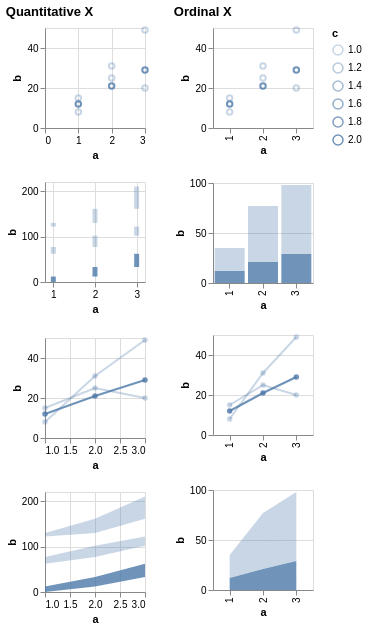

The specification (Vega-Lite) saved for this image:
### Vega specification from a JSON file in a GitHub repository (floating-point values rounded to 4 significant figures)
{"$schema": "https://vega.github.io/schema/vega/v5.json", "description": "Testing invalid", "background": "white", "padding": 5, "data": [{"name": "source_0", "values": [{"a": 1, "b": 15, "c": 1}, {"a": 2, "b": 25, "c": 1}, {"a": 3, "b": 20, "c": 1}, {"a": 1, "b": 12, "c": 2}, {"a": 2, "b": 21, "c": 2}, {"a": 3, "b": 29, "c": 2}, {"a": 1, "b": 8, "c": null}, {"a": 2, "b": 31, "c": null}, {"a": 3, "b": 49, "c": null}]}, {"name": "data_0", "source": "source_0", "transform": [{"type": "formula", "expr": "toNumber(datum[\"a\"])", "as": "a"}]}, {"name": "data_2", "source": "data_0", "transform": [{"type": "stack", "groupby": [], "field": "b", "sort": {"field": ["c"], "order": ["descending"]}, "as": ["b_start", "b_end"], "offset": "zero"}]}, {"name": "data_3", "source": "data_0", "transform": [{"type": "stack", "groupby": [], "field": "b", "sort": {"field": ["c"], "order": ["descending"]}, "as": ["b_start", "b_end"], "offset": "zero"}]}, {"name": "data_4", "source": "data_0", "transform": [{"type": "stack", "groupby": ["a"], "field": "b", "sort": {"field": ["c"], "order": ["descending"]}, "as": ["b_start", "b_end"], "offset": "zero"}]}, {"name": "data_5", "source": "data_0", "transform": [{"type": "impute", "field": "b", "groupby": ["c"], "key": "a", "method": "value", "value": 0}, {"type": "stack", "groupby": ["a"], "field": "b", "sort": {"field": ["c"], "order": ["descending"]}, "as": ["b_start", "b_end"], "offset": "zero"}]}], "signals": [{"name": "childWidth", "value": 100}, {"name": "concat_0_childHeight", "value": 100}, {"name": "concat_1_childHeight", "value": 100}], "layout": {"padding": 20, "bounds": "full", "align": "each"}, "marks": [{"type": "group", "name": "concat_0_group", "title": {"text": "Quantitative X", "anchor": "start"}, "layout": {"padding": 20, "columns": 1, "bounds": "full", "align": "each"}, "marks": [{"type": "group", "name": "concat_0_concat_0_group", "style": "cell", "encode": {"update": {"width": {"signal": "childWidth"}, "height": {"signal": "concat_0_childHeight"}}}, "marks": [{"name": "concat_0_concat_0_marks", "type": "symbol", "style": ["point"], "from": {"data": "data_0"}, "encode": {"update": {"opacity": [{"test": "!isValid(datum[\"c\"]) || !isFinite(+datum[\"c\"])", "signal": "scale('opacity', inrange(0, domain('opacity')) ? 0 : domain('opacity')[0])"}, {"scale": "opacity", "field": "c"}], "fill": {"value": "transparent"}, "stroke": {"value": "#4c78a8"}, "tooltip": {"signal": "{\"a\": format(datum[\"a\"], \"\"), \"b\": format(datum[\"b\"], \"\"), \"c\": format(datum[\"c\"], \"\")}"}, "ariaRoleDescription": {"value": "point"}, "description": {"signal": "\"a: \" + (format(datum[\"a\"], \"\")) + \"; b: \" + (format(datum[\"b\"], \"\")) + \"; c: \" + (format(datum[\"c\"], \"\"))"}, "x": [{"test": "!isValid(datum[\"a\"]) || !isFinite(+datum[\"a\"])", "scale": "concat_0_concat_0_x", "value": 0}, {"scale": "concat_0_concat_0_x", "field": "a"}], "y": [{"test": "!isValid(datum[\"b\"]) || !isFinite(+datum[\"b\"])", "scale": "concat_0_concat_0_y", "value": 0}, {"scale": "concat_0_concat_0_y", "field": "b"}]}}}], "axes": [{"scale": "concat_0_concat_0_x", "orient": "bottom", "gridScale": "concat_0_concat_0_y", "grid": true, "tickCount": {"signal": "ceil(childWidth/40)"}, "domain": false, "labels": false, "aria": false, "maxExtent": 0, "minExtent": 0, "ticks": false, "zindex": 0}, {"scale": "concat_0_concat_0_y", "orient": "left", "gridScale": "concat_0_concat_0_x", "grid": true, "tickCount": {"signal": "ceil(concat_0_childHeight/40)"}, "domain": false, "labels": false, "aria": false, "maxExtent": 0, "minExtent": 0, "ticks": false, "zindex": 0}, {"scale": "concat_0_concat_0_x", "orient": "bottom", "grid": false, "title": "a", "labelFlush": true, "labelOverlap": true, "tickCount": {"signal": "ceil(childWidth/40)"}, "zindex": 0}, {"scale": "concat_0_concat_0_y", "orient": "left", "grid": false, "title": "b", "labelOverlap": true, "tickCount": {"signal": "ceil(concat_0_childHeight/40)"}, "zindex": 0}]}, {"type": "group", "name": "concat_0_concat_1_group", "style": "cell", "encode": {"update": {"width": {"signal": "childWidth"}, "height": {"signal": "concat_0_childHeight"}}}, "marks": [{"name": "concat_0_concat_1_marks", "type": "rect", "style": ["bar"], "from": {"data": "data_2"}, "encode": {"update": {"fill": {"value": "#4c78a8"}, "opacity": [{"test": "!isValid(datum[\"c\"]) || !isFinite(+datum[\"c\"])", "signal": "scale('opacity', inrange(0, domain('opacity')) ? 0 : domain('opacity')[0])"}, {"scale": "opacity", "field": "c"}], "tooltip": {"signal": "{\"a\": format(datum[\"a\"], \"\"), \"b\": format(datum[\"b\"], \"\"), \"c\": format(datum[\"c\"], \"\")}"}, "ariaRoleDescription": {"value": "bar"}, "description": {"signal": "\"a: \" + (format(datum[\"a\"], \"\")) + \"; b: \" + (format(datum[\"b\"], \"\")) + \"; c: \" + (format(datum[\"c\"], \"\"))"}, "xc": [{"test": "!isValid(datum[\"a\"]) || !isFinite(+datum[\"a\"])", "signal": "scale('concat_0_concat_1_x', inrange(0, domain('concat_0_concat_1_x')) ? 0 : domain('concat_0_concat_1_x')[0])"}, {"scale": "concat_0_concat_1_x", "field": "a"}], "width": {"value": 5}, "y": {"scale": "concat_0_concat_1_y", "field": "b_end"}, "y2": {"scale": "concat_0_concat_1_y", "field": "b_start"}}}}], "axes": [{"scale": "concat_0_concat_1_x", "orient": "bottom", "gridScale": "concat_0_concat_1_y", "grid": true, "tickCount": {"signal": "ceil(childWidth/40)"}, "domain": false, "labels": false, "aria": false, "maxExtent": 0, "minExtent": 0, "ticks": false, "zindex": 0}, {"scale": "concat_0_concat_1_y", "orient": "left", "gridScale": "concat_0_concat_1_x", "grid": true, "tickCount": {"signal": "ceil(concat_0_childHeight/40)"}, "domain": false, "labels": false, "aria": false, "maxExtent": 0, "minExtent": 0, "ticks": false, "zindex": 0}, {"scale": "concat_0_concat_1_x", "orient": "bottom", "grid": false, "title": "a", "labelFlush": true, "labelOverlap": true, "tickCount": {"signal": "ceil(childWidth/40)"}, "zindex": 0}, {"scale": "concat_0_concat_1_y", "orient": "left", "grid": false, "title": "b", "labelOverlap": true, "tickCount": {"signal": "ceil(concat_0_childHeight/40)"}, "zindex": 0}]}, {"type": "group", "name": "concat_0_concat_2_group", "style": "cell", "encode": {"update": {"width": {"signal": "childWidth"}, "height": {"signal": "concat_0_childHeight"}}}, "marks": [{"name": "concat_0_concat_2_layer_0_pathgroup", "type": "group", "from": {"facet": {"name": "faceted_path_concat_0_concat_2_layer_0_main", "data": "data_0", "groupby": ["c"]}}, "encode": {"update": {"width": {"field": {"group": "width"}}, "height": {"field": {"group": "height"}}}}, "marks": [{"name": "concat_0_concat_2_layer_0_marks", "type": "line", "style": ["line"], "sort": {"field": "x"}, "from": {"data": "faceted_path_concat_0_concat_2_layer_0_main"}, "encode": {"update": {"stroke": {"value": "#4c78a8"}, "opacity": [{"test": "!isValid(datum[\"c\"]) || !isFinite(+datum[\"c\"])", "signal": "scale('opacity', inrange(0, domain('opacity')) ? 0 : domain('opacity')[0])"}, {"scale": "opacity", "field": "c"}], "tooltip": {"signal": "{\"a\": format(datum[\"a\"], \"\"), \"b\": format(datum[\"b\"], \"\"), \"c\": format(datum[\"c\"], \"\")}"}, "description": {"signal": "\"a: \" + (format(datum[\"a\"], \"\")) + \"; b: \" + (format(datum[\"b\"], \"\")) + \"; c: \" + (format(datum[\"c\"], \"\"))"}, "x": [{"test": "!isValid(datum[\"a\"]) || !isFinite(+datum[\"a\"])", "signal": "scale('concat_0_concat_2_x', inrange(0, domain('concat_0_concat_2_x')) ? 0 : domain('concat_0_concat_2_x')[0])"}, {"scale": "concat_0_concat_2_x", "field": "a"}], "y": [{"test": "!isValid(datum[\"b\"]) || !isFinite(+datum[\"b\"])", "scale": "concat_0_concat_2_y", "value": 0}, {"scale": "concat_0_concat_2_y", "field": "b"}]}}}]}, {"name": "concat_0_concat_2_layer_1_marks", "type": "symbol", "style": ["point"], "from": {"data": "data_0"}, "encode": {"update": {"opacity": [{"test": "!isValid(datum[\"c\"]) || !isFinite(+datum[\"c\"])", "signal": "scale('opacity', inrange(0, domain('opacity')) ? 0 : domain('opacity')[0])"}, {"scale": "opacity", "field": "c"}], "fill": {"value": "#4c78a8"}, "tooltip": {"signal": "{\"a\": format(datum[\"a\"], \"\"), \"b\": format(datum[\"b\"], \"\"), \"c\": format(datum[\"c\"], \"\")}"}, "ariaRoleDescription": {"value": "point"}, "description": {"signal": "\"a: \" + (format(datum[\"a\"], \"\")) + \"; b: \" + (format(datum[\"b\"], \"\")) + \"; c: \" + (format(datum[\"c\"], \"\"))"}, "x": [{"test": "!isValid(datum[\"a\"]) || !isFinite(+datum[\"a\"])", "signal": "scale('concat_0_concat_2_x', inrange(0, domain('concat_0_concat_2_x')) ? 0 : domain('concat_0_concat_2_x')[0])"}, {"scale": "concat_0_concat_2_x", "field": "a"}], "y": [{"test": "!isValid(datum[\"b\"]) || !isFinite(+datum[\"b\"])", "scale": "concat_0_concat_2_y", "value": 0}, {"scale": "concat_0_concat_2_y", "field": "b"}]}}}], "axes": [{"scale": "concat_0_concat_2_x", "orient": "bottom", "gridScale": "concat_0_concat_2_y", "grid": true, "tickCount": {"signal": "ceil(childWidth/40)"}, "domain": false, "labels": false, "aria": false, "maxExtent": 0, "minExtent": 0, "ticks": false, "zindex": 0}, {"scale": "concat_0_concat_2_y", "orient": "left", "gridScale": "concat_0_concat_2_x", "grid": true, "tickCount": {"signal": "ceil(concat_0_childHeight/40)"}, "domain": false, "labels": false, "aria": false, "maxExtent": 0, "minExtent": 0, "ticks": false, "zindex": 0}, {"scale": "concat_0_concat_2_x", "orient": "bottom", "grid": false, "title": "a", "labelFlush": true, "labelOverlap": true, "tickCount": {"signal": "ceil(childWidth/40)"}, "zindex": 0}, {"scale": "concat_0_concat_2_y", "orient": "left", "grid": false, "title": "b", "labelOverlap": true, "tickCount": {"signal": "ceil(concat_0_childHeight/40)"}, "zindex": 0}]}, {"type": "group", "name": "concat_0_concat_3_group", "style": "cell", "encode": {"update": {"width": {"signal": "childWidth"}, "height": {"signal": "concat_0_childHeight"}}}, "marks": [{"name": "concat_0_concat_3_pathgroup", "type": "group", "from": {"facet": {"name": "faceted_path_concat_0_concat_3_main", "data": "data_3", "groupby": ["c"]}}, "encode": {"update": {"width": {"field": {"group": "width"}}, "height": {"field": {"group": "height"}}}}, "marks": [{"name": "concat_0_concat_3_marks", "type": "area", "style": ["area"], "sort": {"field": "x"}, "from": {"data": "faceted_path_concat_0_concat_3_main"}, "encode": {"update": {"orient": {"value": "vertical"}, "fill": {"value": "#4c78a8"}, "opacity": [{"test": "!isValid(datum[\"c\"]) || !isFinite(+datum[\"c\"])", "signal": "scale('opacity', inrange(0, domain('opacity')) ? 0 : domain('opacity')[0])"}, {"scale": "opacity", "field": "c"}], "tooltip": {"signal": "{\"a\": format(datum[\"a\"], \"\"), \"b\": format(datum[\"b\"], \"\"), \"c\": format(datum[\"c\"], \"\")}"}, "description": {"signal": "\"a: \" + (format(datum[\"a\"], \"\")) + \"; b: \" + (format(datum[\"b\"], \"\")) + \"; c: \" + (format(datum[\"c\"], \"\"))"}, "x": [{"test": "!isValid(datum[\"a\"]) || !isFinite(+datum[\"a\"])", "signal": "scale('concat_0_concat_3_x', inrange(0, domain('concat_0_concat_3_x')) ? 0 : domain('concat_0_concat_3_x')[0])"}, {"scale": "concat_0_concat_3_x", "field": "a"}], "y": {"scale": "concat_0_concat_3_y", "field": "b_end"}, "y2": {"scale": "concat_0_concat_3_y", "field": "b_start"}}}}]}], "axes": [{"scale": "concat_0_concat_3_x", "orient": "bottom", "gridScale": "concat_0_concat_3_y", "grid": true, "tickCount": {"signal": "ceil(childWidth/40)"}, "domain": false, "labels": false, "aria": false, "maxExtent": 0, "minExtent": 0, "ticks": false, "zindex": 0}, {"scale": "concat_0_concat_3_y", "orient": "left", "gridScale": "concat_0_concat_3_x", "grid": true, "tickCount": {"signal": "ceil(concat_0_childHeight/40)"}, "domain": false, "labels": false, "aria": false, "maxExtent": 0, "minExtent": 0, "ticks": false, "zindex": 0}, {"scale": "concat_0_concat_3_x", "orient": "bottom", "grid": false, "title": "a", "labelFlush": true, "labelOverlap": true, "tickCount": {"signal": "ceil(childWidth/40)"}, "zindex": 0}, {"scale": "concat_0_concat_3_y", "orient": "left", "grid": false, "title": "b", "labelOverlap": true, "tickCount": {"signal": "ceil(concat_0_childHeight/40)"}, "zindex": 0}]}]}, {"type": "group", "name": "concat_1_group", "title": {"text": "Ordinal X", "anchor": "start"}, "layout": {"padding": 20, "columns": 1, "bounds": "full", "align": "each"}, "marks": [{"type": "group", "name": "concat_1_concat_0_group", "style": "cell", "encode": {"update": {"width": {"signal": "childWidth"}, "height": {"signal": "concat_1_childHeight"}}}, "marks": [{"name": "concat_1_concat_0_marks", "type": "symbol", "style": ["point"], "from": {"data": "data_0"}, "encode": {"update": {"opacity": [{"test": "!isValid(datum[\"c\"]) || !isFinite(+datum[\"c\"])", "signal": "scale('opacity', inrange(0, domain('opacity')) ? 0 : domain('opacity')[0])"}, {"scale": "opacity", "field": "c"}], "fill": {"value": "transparent"}, "stroke": {"value": "#4c78a8"}, "tooltip": {"signal": "{\"a\": isValid(datum[\"a\"]) ? datum[\"a\"] : \"\"+datum[\"a\"], \"b\": format(datum[\"b\"], \"\"), \"c\": format(datum[\"c\"], \"\")}"}, "ariaRoleDescription": {"value": "point"}, "description": {"signal": "\"a: \" + (isValid(datum[\"a\"]) ? datum[\"a\"] : \"\"+datum[\"a\"]) + \"; b: \" + (format(datum[\"b\"], \"\")) + \"; c: \" + (format(datum[\"c\"], \"\"))"}, "x": {"scale": "concat_1_concat_0_x", "field": "a"}, "y": [{"test": "!isValid(datum[\"b\"]) || !isFinite(+datum[\"b\"])", "scale": "concat_1_concat_0_y", "value": 0}, {"scale": "concat_1_concat_0_y", "field": "b"}]}}}], "axes": [{"scale": "concat_1_concat_0_y", "orient": "left", "gridScale": "concat_1_concat_0_x", "grid": true, "tickCount": {"signal": "ceil(concat_1_childHeight/40)"}, "domain": false, "labels": false, "aria": false, "maxExtent": 0, "minExtent": 0, "ticks": false, "zindex": 0}, {"scale": "concat_1_concat_0_x", "orient": "bottom", "grid": false, "title": "a", "labelAlign": "right", "labelAngle": 270, "labelBaseline": "middle", "zindex": 0}, {"scale": "concat_1_concat_0_y", "orient": "left", "grid": false, "title": "b", "labelOverlap": true, "tickCount": {"signal": "ceil(concat_1_childHeight/40)"}, "zindex": 0}]}, {"type": "group", "name": "concat_1_concat_1_group", "style": "cell", "encode": {"update": {"width": {"signal": "childWidth"}, "height": {"signal": "concat_1_childHeight"}}}, "marks": [{"name": "concat_1_concat_1_marks", "type": "rect", "style": ["bar"], "from": {"data": "data_4"}, "encode": {"update": {"fill": {"value": "#4c78a8"}, "opacity": [{"test": "!isValid(datum[\"c\"]) || !isFinite(+datum[\"c\"])", "signal": "scale('opacity', inrange(0, domain('opacity')) ? 0 : domain('opacity')[0])"}, {"scale": "opacity", "field": "c"}], "tooltip": {"signal": "{\"a\": isValid(datum[\"a\"]) ? datum[\"a\"] : \"\"+datum[\"a\"], \"b\": format(datum[\"b\"], \"\"), \"c\": format(datum[\"c\"], \"\")}"}, "ariaRoleDescription": {"value": "bar"}, "description": {"signal": "\"a: \" + (isValid(datum[\"a\"]) ? datum[\"a\"] : \"\"+datum[\"a\"]) + \"; b: \" + (format(datum[\"b\"], \"\")) + \"; c: \" + (format(datum[\"c\"], \"\"))"}, "x": {"scale": "concat_1_concat_1_x", "field": "a"}, "width": {"signal": "max(0.25, bandwidth('concat_1_concat_1_x'))"}, "y": {"scale": "concat_1_concat_1_y", "field": "b_end"}, "y2": {"scale": "concat_1_concat_1_y", "field": "b_start"}}}}], "axes": [{"scale": "concat_1_concat_1_y", "orient": "left", "gridScale": "concat_1_concat_1_x", "grid": true, "tickCount": {"signal": "ceil(concat_1_childHeight/40)"}, "domain": false, "labels": false, "aria": false, "maxExtent": 0, "minExtent": 0, "ticks": false, "zindex": 0}, {"scale": "concat_1_concat_1_x", "orient": "bottom", "grid": false, "title": "a", "labelAlign": "right", "labelAngle": 270, "labelBaseline": "middle", "zindex": 0}, {"scale": "concat_1_concat_1_y", "orient": "left", "grid": false, "title": "b", "labelOverlap": true, "tickCount": {"signal": "ceil(concat_1_childHeight/40)"}, "zindex": 0}]}, {"type": "group", "name": "concat_1_concat_2_group", "style": "cell", "encode": {"update": {"width": {"signal": "childWidth"}, "height": {"signal": "concat_1_childHeight"}}}, "marks": [{"name": "concat_1_concat_2_layer_0_pathgroup", "type": "group", "from": {"facet": {"name": "faceted_path_concat_1_concat_2_layer_0_main", "data": "data_0", "groupby": ["c"]}}, "encode": {"update": {"width": {"field": {"group": "width"}}, "height": {"field": {"group": "height"}}}}, "marks": [{"name": "concat_1_concat_2_layer_0_marks", "type": "line", "style": ["line"], "sort": {"field": "x"}, "from": {"data": "faceted_path_concat_1_concat_2_layer_0_main"}, "encode": {"update": {"stroke": {"value": "#4c78a8"}, "opacity": [{"test": "!isValid(datum[\"c\"]) || !isFinite(+datum[\"c\"])", "signal": "scale('opacity', inrange(0, domain('opacity')) ? 0 : domain('opacity')[0])"}, {"scale": "opacity", "field": "c"}], "tooltip": {"signal": "{\"a\": isValid(datum[\"a\"]) ? datum[\"a\"] : \"\"+datum[\"a\"], \"b\": format(datum[\"b\"], \"\"), \"c\": format(datum[\"c\"], \"\")}"}, "description": {"signal": "\"a: \" + (isValid(datum[\"a\"]) ? datum[\"a\"] : \"\"+datum[\"a\"]) + \"; b: \" + (format(datum[\"b\"], \"\")) + \"; c: \" + (format(datum[\"c\"], \"\"))"}, "x": {"scale": "concat_1_concat_2_x", "field": "a"}, "y": [{"test": "!isValid(datum[\"b\"]) || !isFinite(+datum[\"b\"])", "scale": "concat_1_concat_2_y", "value": 0}, {"scale": "concat_1_concat_2_y", "field": "b"}]}}}]}, {"name": "concat_1_concat_2_layer_1_marks", "type": "symbol", "style": ["point"], "from": {"data": "data_0"}, "encode": {"update": {"opacity": [{"test": "!isValid(datum[\"c\"]) || !isFinite(+datum[\"c\"])", "signal": "scale('opacity', inrange(0, domain('opacity')) ? 0 : domain('opacity')[0])"}, {"scale": "opacity", "field": "c"}], "fill": {"value": "#4c78a8"}, "tooltip": {"signal": "{\"a\": isValid(datum[\"a\"]) ? datum[\"a\"] : \"\"+datum[\"a\"], \"b\": format(datum[\"b\"], \"\"), \"c\": format(datum[\"c\"], \"\")}"}, "ariaRoleDescription": {"value": "point"}, "description": {"signal": "\"a: \" + (isValid(datum[\"a\"]) ? datum[\"a\"] : \"\"+datum[\"a\"]) + \"; b: \" + (format(datum[\"b\"], \"\")) + \"; c: \" + (format(datum[\"c\"], \"\"))"}, "x": {"scale": "concat_1_concat_2_x", "field": "a"}, "y": [{"test": "!isValid(datum[\"b\"]) || !isFinite(+datum[\"b\"])", "scale": "concat_1_concat_2_y", "value": 0}, {"scale": "concat_1_concat_2_y", "field": "b"}]}}}], "axes": [{"scale": "concat_1_concat_2_y", "orient": "left", "gridScale": "concat_1_concat_2_x", "grid": true, "tickCount": {"signal": "ceil(concat_1_childHeight/40)"}, "domain": false, "labels": false, "aria": false, "maxExtent": 0, "minExtent": 0, "ticks": false, "zindex": 0}, {"scale": "concat_1_concat_2_x", "orient": "bottom", "grid": false, "title": "a", "labelAlign": "right", "labelAngle": 270, "labelBaseline": "middle", "zindex": 0}, {"scale": "concat_1_concat_2_y", "orient": "left", "grid": false, "title": "b", "labelOverlap": true, "tickCount": {"signal": "ceil(concat_1_childHeight/40)"}, "zindex": 0}]}, {"type": "group", "name": "concat_1_concat_3_group", "style": "cell", "encode": {"update": {"width": {"signal": "childWidth"}, "height": {"signal": "concat_1_childHeight"}}}, "marks": [{"name": "concat_1_concat_3_pathgroup", "type": "group", "from": {"facet": {"name": "faceted_path_concat_1_concat_3_main", "data": "data_5", "groupby": ["c"]}}, "encode": {"update": {"width": {"field": {"group": "width"}}, "height": {"field": {"group": "height"}}}}, "marks": [{"name": "concat_1_concat_3_marks", "type": "area", "style": ["area"], "sort": {"field": "x"}, "from": {"data": "faceted_path_concat_1_concat_3_main"}, "encode": {"update": {"orient": {"value": "vertical"}, "fill": {"value": "#4c78a8"}, "opacity": [{"test": "!isValid(datum[\"c\"]) || !isFinite(+datum[\"c\"])", "signal": "scale('opacity', inrange(0, domain('opacity')) ? 0 : domain('opacity')[0])"}, {"scale": "opacity", "field": "c"}], "tooltip": {"signal": "{\"a\": isValid(datum[\"a\"]) ? datum[\"a\"] : \"\"+datum[\"a\"], \"b\": format(datum[\"b\"], \"\"), \"c\": format(datum[\"c\"], \"\")}"}, "description": {"signal": "\"a: \" + (isValid(datum[\"a\"]) ? datum[\"a\"] : \"\"+datum[\"a\"]) + \"; b: \" + (format(datum[\"b\"], \"\")) + \"; c: \" + (format(datum[\"c\"], \"\"))"}, "x": {"scale": "concat_1_concat_3_x", "field": "a"}, "y": {"scale": "concat_1_concat_3_y", "field": "b_end"}, "y2": {"scale": "concat_1_concat_3_y", "field": "b_start"}}}}]}], "axes": [{"scale": "concat_1_concat_3_y", "orient": "left", "gridScale": "concat_1_concat_3_x", "grid": true, "tickCount": {"signal": "ceil(concat_1_childHeight/40)"}, "domain": false, "labels": false, "aria": false, "maxExtent": 0, "minExtent": 0, "ticks": false, "zindex": 0}, {"scale": "concat_1_concat_3_x", "orient": "bottom", "grid": false, "title": "a", "labelAlign": "right", "labelAngle": 270, "labelBaseline": "middle", "zindex": 0}, {"scale": "concat_1_concat_3_y", "orient": "left", "grid": false, "title": "b", "labelOverlap": true, "tickCount": {"signal": "ceil(concat_1_childHeight/40)"}, "zindex": 0}]}]}], "scales": [{"name": "opacity", "type": "linear", "domain": {"fields": [{"data": "data_0", "field": "c"}, {"data": "data_2", "field": "c"}, {"data": "data_3", "field": "c"}, {"data": "data_4", "field": "c"}, {"data": "data_5", "field": "c"}]}, "range": [0.3, 0.8], "zero": false}, {"name": "concat_0_concat_0_x", "type": "linear", "domain": {"data": "data_0", "field": "a"}, "range": [0, {"signal": "childWidth"}], "nice": true, "zero": true}, {"name": "concat_0_concat_0_y", "type": "linear", "domain": {"data": "data_0", "field": "b"}, "range": [{"signal": "concat_0_childHeight"}, 0], "nice": true, "zero": true}, {"name": "concat_0_concat_1_x", "type": "linear", "domain": {"data": "data_2", "field": "a"}, "range": [0, {"signal": "childWidth"}], "nice": true, "zero": false, "padding": 5}, {"name": "concat_0_concat_1_y", "type": "linear", "domain": {"data": "data_2", "fields": ["b_start", "b_end"]}, "range": [{"signal": "concat_0_childHeight"}, 0], "nice": true, "zero": true}, {"name": "concat_0_concat_2_x", "type": "linear", "domain": {"data": "data_0", "field": "a"}, "range": [0, {"signal": "childWidth"}], "nice": true, "zero": false}, {"name": "concat_0_concat_2_y", "type": "linear", "domain": {"data": "data_0", "field": "b"}, "range": [{"signal": "concat_0_childHeight"}, 0], "nice": true, "zero": true}, {"name": "concat_0_concat_3_x", "type": "linear", "domain": {"data": "data_3", "field": "a"}, "range": [0, {"signal": "childWidth"}], "nice": true, "zero": false}, {"name": "concat_0_concat_3_y", "type": "linear", "domain": {"data": "data_3", "fields": ["b_start", "b_end"]}, "range": [{"signal": "concat_0_childHeight"}, 0], "nice": true, "zero": true}, {"name": "concat_1_concat_0_x", "type": "point", "domain": {"data": "data_0", "field": "a", "sort": true}, "range": [0, {"signal": "childWidth"}], "padding": 0.5}, {"name": "concat_1_concat_0_y", "type": "linear", "domain": {"data": "data_0", "field": "b"}, "range": [{"signal": "concat_1_childHeight"}, 0], "nice": true, "zero": true}, {"name": "concat_1_concat_1_x", "type": "band", "domain": {"data": "data_4", "field": "a", "sort": true}, "range": [0, {"signal": "childWidth"}], "paddingInner": 0.1, "paddingOuter": 0.05}, {"name": "concat_1_concat_1_y", "type": "linear", "domain": {"data": "data_4", "fields": ["b_start", "b_end"]}, "range": [{"signal": "concat_1_childHeight"}, 0], "nice": true, "zero": true}, {"name": "concat_1_concat_2_x", "type": "point", "domain": {"data": "data_0", "field": "a", "sort": true}, "range": [0, {"signal": "childWidth"}], "padding": 0.5}, {"name": "concat_1_concat_2_y", "type": "linear", "domain": {"data": "data_0", "field": "b"}, "range": [{"signal": "concat_1_childHeight"}, 0], "nice": true, "zero": true}, {"name": "concat_1_concat_3_x", "type": "point", "domain": {"data": "data_5", "field": "a", "sort": true}, "range": [0, {"signal": "childWidth"}], "padding": 0.5}, {"name": "concat_1_concat_3_y", "type": "linear", "domain": {"data": "data_5", "fields": ["b_start", "b_end"]}, "range": [{"signal": "concat_1_childHeight"}, 0], "nice": true, "zero": true}], "legends": [{"opacity": "opacity", "symbolType": "circle", "title": "c", "encode": {"symbols": {"update": {"fill": {"value": "transparent"}, "stroke": {"value": "#4c78a8"}}}}}], "config": {"mark": {"tooltip": true}}}
